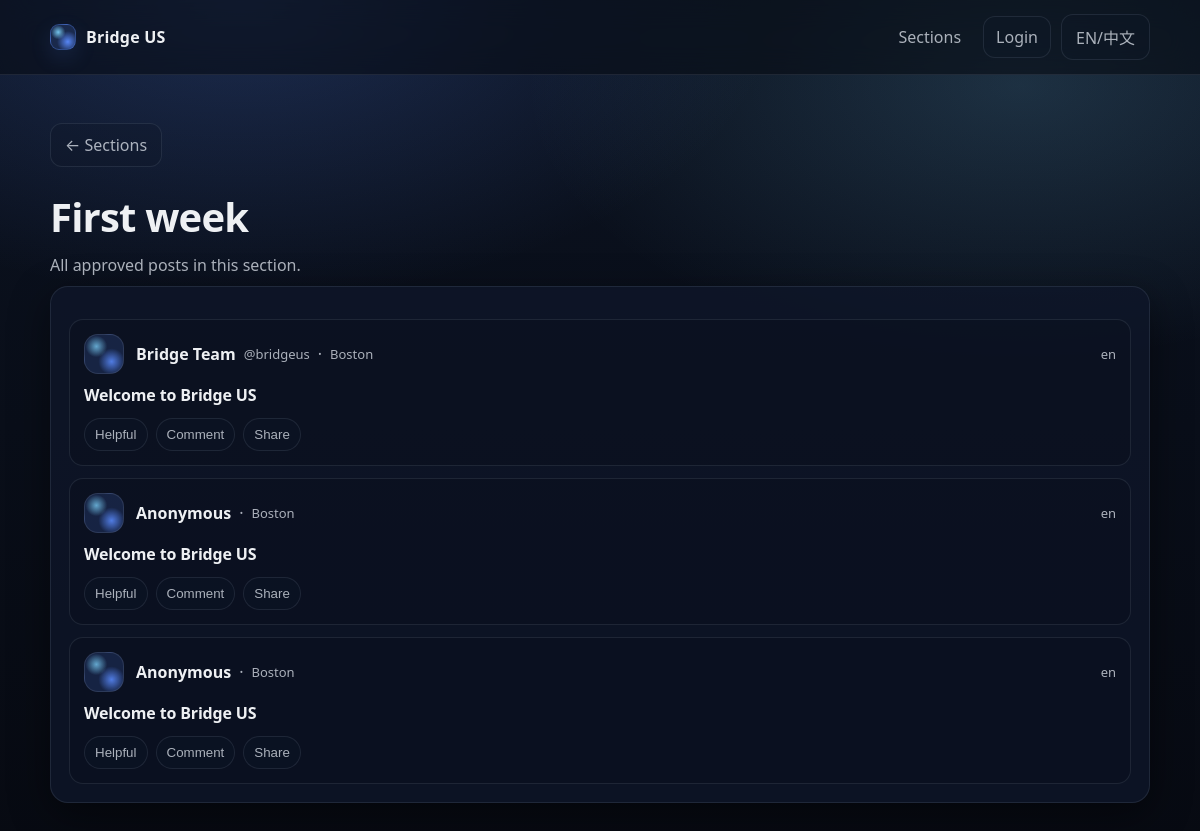
The app's page /sections/first_week with its own data.
### tables this page shows
CREATE TABLE posts (
              id INTEGER PRIMARY KEY AUTOINCREMENT,
              title TEXT NOT NULL,
              content TEXT NOT NULL,
              city TEXT,
              section TEXT NOT NULL,
              status TEXT NOT NULL,
              source_lang TEXT NOT NULL DEFAULT 'en',
              created_at TEXT NOT NULL DEFAULT (datetime('now')),
              updated_at TEXT NOT NULL DEFAULT (datetime('now'))
            , author_name TEXT, author_handle TEXT, author_user_id INTEGER, reviewed_by_user_id INTEGER, review_note TEXT, reviewed_at TEXT);

### app.py (the view)
    @app.get("/sections/<section_code>")
    def section_posts(section_code: str):
        allowed = {s["code"] for s in inject_i18n_helpers()["sections"]}
        if section_code not in allowed:
            return ("Not found", 404)
        posts = list_approved_posts(limit=50, section=section_code)
        return render_template(
            "section_posts.html",
            posts=posts,
            section_code=section_code,
        )

### db.py (called while the page is built)
def get_db() -> sqlite3.Connection:
    db: Optional[sqlite3.Connection] = g.get("db")
    if db is None:
        db = sqlite3.connect(current_app.config["DATABASE_PATH"])
        db.row_factory = sqlite3.Row
        g.db = db
    return db

def list_approved_posts(
    *, limit: int = 50, city: Optional[str] = None, section: Optional[str] = None
) -> List[Dict[str, Any]]:
    db = get_db()
    q = """
    SELECT id, title, city, section, source_lang, created_at, author_name, author_handle
    FROM posts
    WHERE status = 'approved'
    """
    args: List[Any] = []
    if city:
        q += " AND lower(coalesce(city,'')) = lower(?)"
        args.append(city.strip())
    if section:
        q += " AND section = ?"
        args.append(section)
    q += " ORDER BY id DESC LIMIT ?"
    args.append(limit)
    rows = db.execute(q, tuple(args)).fetchall()
    return [dict(r) for r in rows]

### templates/section_posts.html (shortened to what this page needs)
{% extends "base.html" %}
{% block content %}
  <div style="margin-top: 22px;">
    <a class="btn btn-ghost" href="{{ url_for('sections_page') }}">← {{ _("Sections") }}</a>
  </div>
  <section class="hero" style="padding-bottom: 10px;">
    <h1>{{ section_label(section_code) }}</h1>
    <p class="muted">All approved posts in this section.</p>
  </section>
  <section class="card">
    {% if posts and posts|length > 0 %}
      <ul class="feed">
        {% for p in posts %}
          <li class="post-card">
            <div class="post-head">
              <div class="avatar" aria-hidden="true"></div>
              <div class="post-head-main">
                <div class="author-line">
                  <span class="author-name">{{ p.author_name or "Anonymous" }}</span>
                  {% if p.author_handle %}<span class="author-handle">{{ p.author_handle }}</span>{% endif %}
                  {% if p.city %}<span class="dot">·</span><span class="meta">{{ p.city }}</span>{% endif %}
                </div>
              </div>
              <div class="meta">{{ p.source_lang }}</div>
            </div>
            <div class="post-body">
              <a class="post-title" href="{{ url_for('post_detail', post_id=p.id) }}">{{ p.title }}</a>
            </div>
            <div class="post-actions">
              <button class="action" type="button">Helpful</button>
              <button class="action" type="button">Comment</button>
              <button class="action" type="button">Share</button>
            </div>
          </li>
        {% endfor %}
      </ul>
    {% else %}
      <p class="muted">No approved posts in this section yet.</p>
    {% endif %}
  </section>
{% endblock %}

### static/app.css (style rules this page uses)
:root { --bg-0: #070a12; --bg-1: #0b1220; --surface-0: rgba(15, 23, 42, 0.78); --surface-1: rgba(17, 25, 44, 0.65); --border: rgba(148, 163, 184, 0.14); --border-2: rgba(148, 163, 184, 0.22); --text-0: rgba(248, 250, 252, 0.96); --text-1: rgba(226, 232, 240, 0.74); --accent: #5b8cff; --accent-2: #7dd3fc; --shadow: 0 12px 40px rgba(0, 0, 0, 0.45); --radius-lg: 18px; --radius-md: 14px; }
* { box-sizing: border-box; }
html, body { height: 100%; }
body { margin: 0; font-family: ui-sans-serif, system-ui, -apple-system, Segoe UI, Roboto, Arial; color: var(--text-0); background: radial-gradient(900px 500px at 20% 0%, rgba(91, 140, 255, 0.22), transparent 60%), radial-gradient(900px 500px at 85% 10%, rgba(125, 211, 252, 0.16), transparent 55%), linear-gradient(180deg, var(--bg-1), var(--bg-0)); }
a { color: var(--text-0); text-decoration: none; }
h1 { margin: 0; font-size: clamp(30px, 4vw, 40px); letter-spacing: -0.02em; }
.muted { color: var(--text-1); margin: 0; }
.hero { padding: 22px 0 16px; }
.hero p { margin-top: 10px; max-width: 70ch; }
.card { background: var(--surface-0); border: 1px solid var(--border); border-radius: var(--radius-lg); padding: 18px; box-shadow: var(--shadow); }
.btn { display: inline-flex; align-items: center; justify-content: center; gap: 8px; padding: 10px 14px; border-radius: 12px; border: 1px solid rgba(91, 140, 255, 0.32); background: linear-gradient(180deg, rgba(91, 140, 255, 0.26), rgba(91, 140, 255, 0.16)); color: var(--text-0); cursor: pointer; transition: transform 120ms ease, border-color 120ms ease, background 120ms ease; }
.btn-ghost { border: 1px solid var(--border); background: rgba(15, 23, 42, 0.35); color: var(--text-1); }
.feed { list-style: none; padding: 0; margin: 14px 0 0; display: grid; gap: 12px; }
.post-card { padding: 14px 14px; border: 1px solid var(--border); border-radius: var(--radius-md); background: rgba(7, 10, 18, 0.22); transition: transform 120ms ease, border-color 120ms ease, background 120ms ease; }
.post-head { display: grid; grid-template-columns: 42px 1fr auto; gap: 10px; align-items: center; }
.avatar { width: 40px; height: 40px; border-radius: 14px; background: radial-gradient(18px 18px at 30% 30%, rgba(125, 211, 252, 0.75), transparent 60%), radial-gradient(22px 22px at 70% 70%, rgba(91, 140, 255, 0.85), transparent 60%), rgba(91, 140, 255, 0.16); border: 1px solid rgba(148, 163, 184, 0.18); }
.author-line { display: flex; flex-wrap: wrap; gap: 8px; align-items: center; min-width: 0; }
.author-name { font-weight: 700; }
.author-handle { color: var(--text-1); font-size: 13px; }
.meta { color: var(--text-1); font-size: 13px; }
.dot { color: var(--text-1); }
.post-body { margin-top: 10px; }
.post-title { display: inline-block; font-weight: 720; letter-spacing: -0.01em; color: var(--text-0); }
.post-actions { margin-top: 12px; display: flex; gap: 8px; flex-wrap: wrap; }
.action { border: 1px solid var(--border); background: rgba(15, 23, 42, 0.30); color: var(--text-1); padding: 8px 10px; border-radius: 999px; cursor: pointer; }

### records on screen
posts: author_name "Bridge Team", author_handle "@bridgeus", city "Boston", source_lang "en", title "Welcome to Bridge US"
posts: author_name "Anonymous", city "Boston", source_lang "en", title "Welcome to Bridge US"
posts: author_name "Anonymous", city "Boston", source_lang "en", title "Welcome to Bridge US"

### other values on screen
{{ section_label(section_code) }} "First week"
